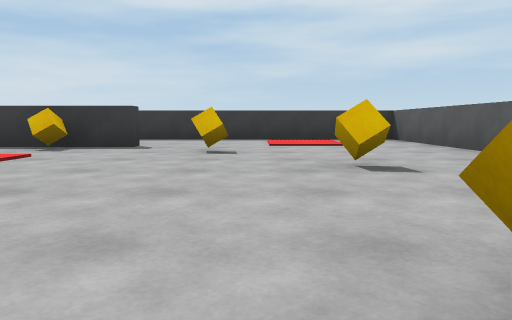
view 1 (above)

12 first-person views from a walk through a scene from a Unity 3-D project. The camera is 0.62 m above the floor, tilts 6° down and sees 70° across. The floor is counted in squares, 2 m on a side. Each view is taken from the middle of a square. On the plan, view 1 faces up. The plan holds only what a view shows up to about 9 squares ahead; the rest is blank. The player character is not drawn.

view 2
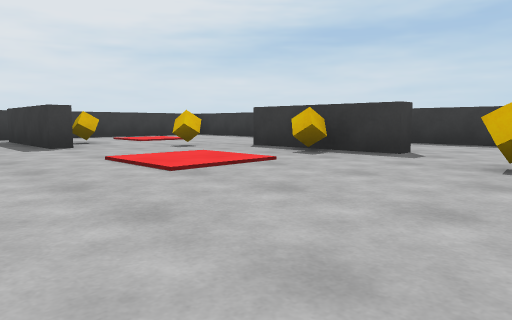

view 3
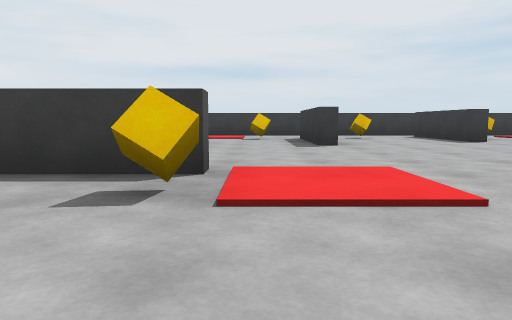

view 4
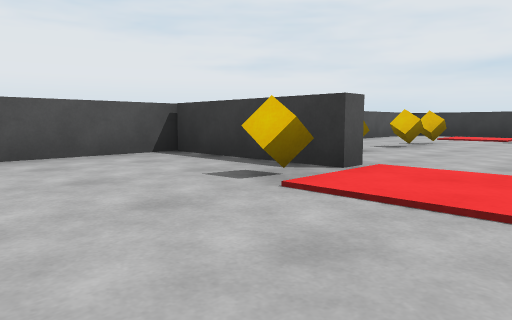

view 5
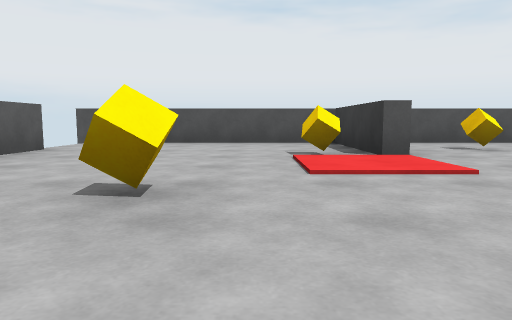

view 6
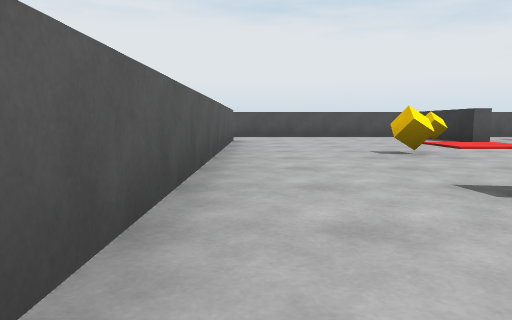

view 7
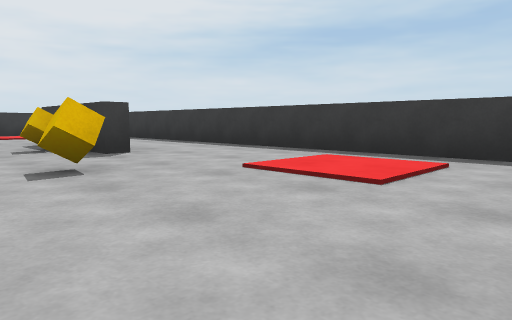

view 8
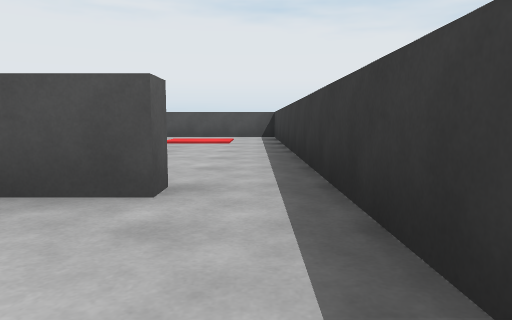

view 9
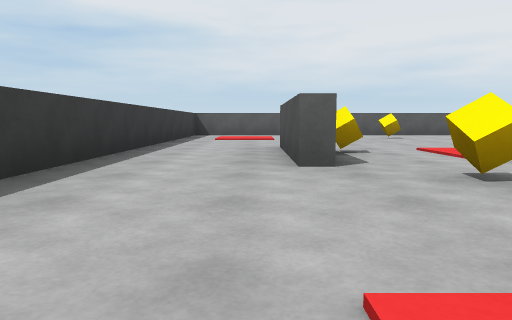

view 10
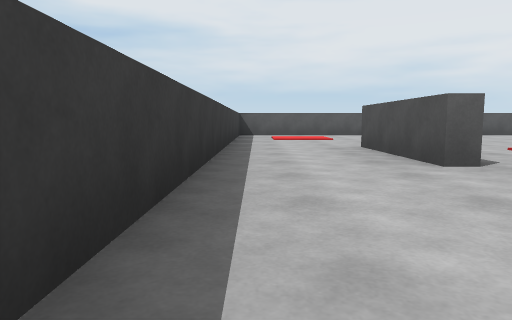

view 11
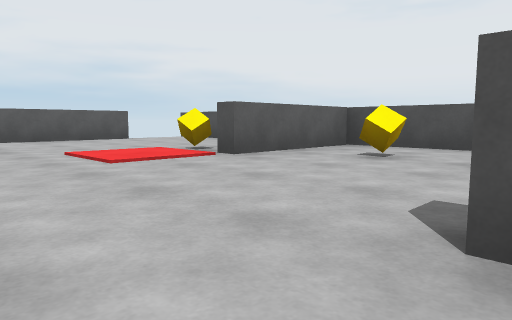

view 12
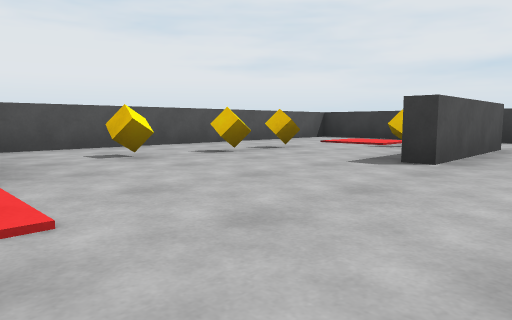

### Floor plan
Points are (right, up) in squares from view 1. A wall is a line through its corners. A room is listed if a view was taken in it or the views show most of it. See-through windows are left out.
Room 1 (views 1, 2, 3, 4, 5, 6, 7, 8, 9, 10, 11, 12)
walls: (-4.5, 2.3) (-5.4, 2.3); (-1.4, 4.5) (-3.5, 4.5); (-3.8, -0.2) (-5.8, -0.2); (-3.5, 4.7) (-1.5, 4.7); (-1.1, -1.2) (-1.1, -3.4); (-5.9, 0.1) (-3.8, 0.1); (-6.6, 2.5) (-5.9, 2.5); (-1.4, -3.4) (-1.4, -1.2); (-7.4, 0.5) (-7.4, -3.4) (2.6, -3.4); (2.4, -2.1) (2.4, 6.4) (-7.4, 6.4); (-7.4, 5.9) (-7.4, 2.5)
ways out: opening at (-7, 3) to room 2; opening at (-6.5, 0) to room 2; opening at (-5, 1.5) to room 2; gap at (3, -2)
objects: cube (-6, -1); cube (-4, -2); cube (-4, 4); cube (-2, -2); cube (-2, 4); cube (-1, -1); cube (0, 4); cube (1, 1); cube (1, 3)
Room 2 (no view inside)
walls: (-7.4, 2.5) (-7.4, 0.5); (-5.4, 2.3) (-6.6, 2.3)
ways out: opening at (-7, 3) to room 1; opening at (-6.5, 0) to room 1; opening at (-5, 1.5) to room 1
objects: cube (-6, 1)

Positions as (right, up) in squares from view 1, and headings:
1: (0, 0), facing up
2: (0, 1), facing up-left
3: (1, -1), facing left
4: (1, 0), facing down-left
5: (0, 2), facing down
6: (2, 4), facing down
7: (2, 3), facing up-left
8: (-7, 4), facing down
9: (-6, 5), facing right
10: (-6, 6), facing right
11: (-4, 1), facing down-right
12: (-1, 1), facing down-left
